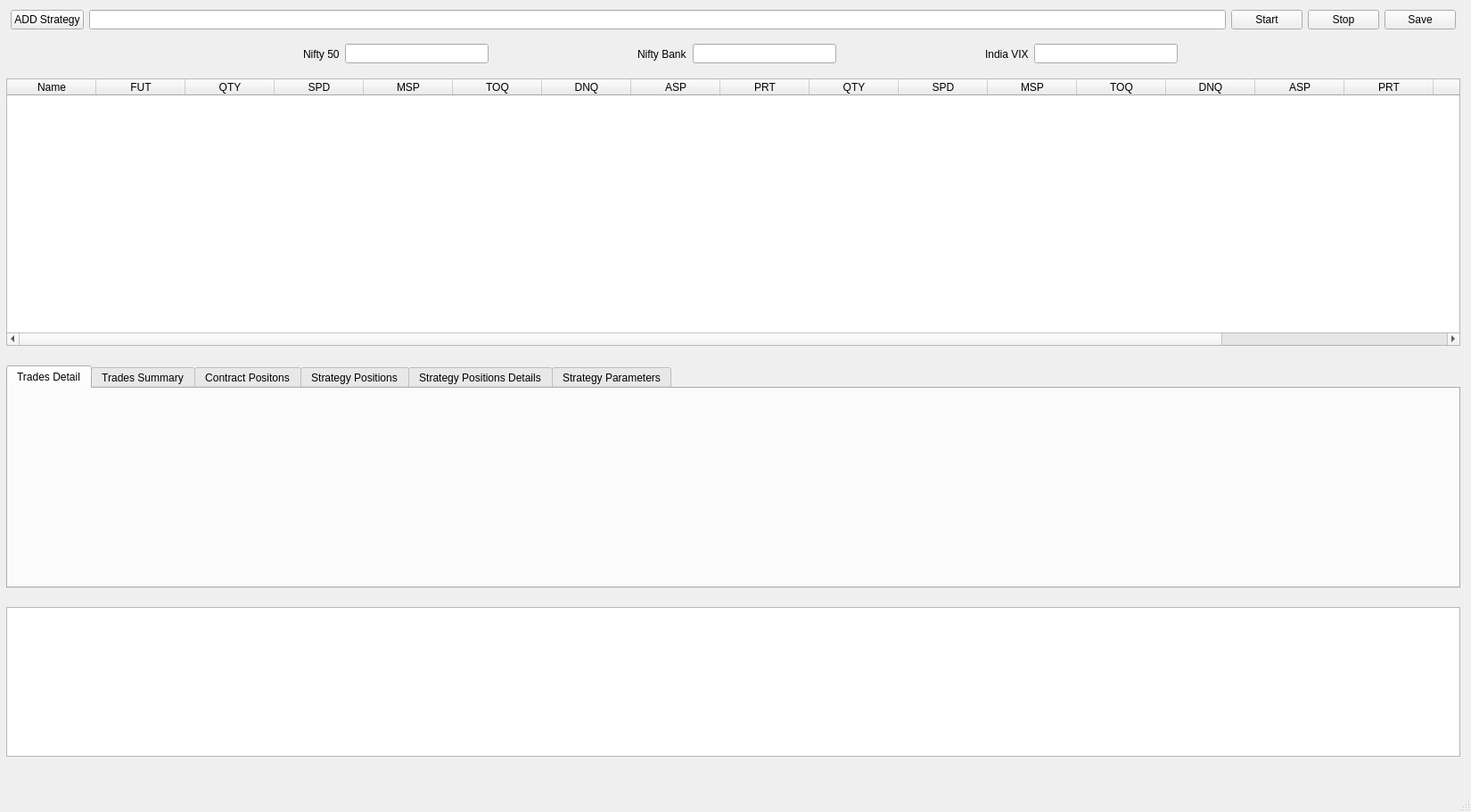
<?xml version="1.0" encoding="UTF-8"?>
<ui version="4.0">
 <class>MainWindow</class>
 <widget class="QMainWindow" name="MainWindow">
  <property name="geometry">
   <rect>
    <x>0</x>
    <y>0</y>
    <width>1650</width>
    <height>911</height>
   </rect>
  </property>
  <property name="windowTitle">
   <string>MainWindow</string>
  </property>
  <widget class="QWidget" name="centralwidget">
   <widget class="QWidget" name="layoutWidget">
    <property name="geometry">
     <rect>
      <x>12</x>
      <y>2</y>
      <width>1621</width>
      <height>41</height>
     </rect>
    </property>
    <layout class="QHBoxLayout" name="horizontalLayout">
     <item>
      <widget class="QPushButton" name="addStrategyBtn">
       <property name="text">
        <string>ADD Strategy</string>
       </property>
      </widget>
     </item>
     <item>
      <widget class="QLineEdit" name="lineEdit"/>
     </item>
     <item>
      <widget class="QPushButton" name="startBtn">
       <property name="text">
        <string>Start</string>
       </property>
      </widget>
     </item>
     <item>
      <widget class="QPushButton" name="stopBtn">
       <property name="text">
        <string>Stop</string>
       </property>
      </widget>
     </item>
     <item>
      <widget class="QPushButton" name="saveBtn">
       <property name="text">
        <string>Save</string>
       </property>
      </widget>
     </item>
    </layout>
   </widget>
   <widget class="QWidget" name="layoutWidget">
    <property name="geometry">
     <rect>
      <x>340</x>
      <y>40</y>
      <width>981</width>
      <height>41</height>
     </rect>
    </property>
    <layout class="QHBoxLayout" name="horizontalLayout_2">
     <item>
      <widget class="QLabel" name="label_nifty50">
       <property name="text">
        <string>Nifty 50</string>
       </property>
      </widget>
     </item>
     <item>
      <widget class="QLineEdit" name="nifty50ValueLedt"/>
     </item>
     <item>
      <spacer name="horizontalSpacer">
       <property name="orientation">
        <enum>Qt::Horizontal</enum>
       </property>
       <property name="sizeHint" stdset="0">
        <size>
         <width>40</width>
         <height>20</height>
        </size>
       </property>
      </spacer>
     </item>
     <item>
      <widget class="QLabel" name="label_niftybank">
       <property name="text">
        <string>Nifty Bank</string>
       </property>
      </widget>
     </item>
     <item>
      <widget class="QLineEdit" name="niftybankValueLedt"/>
     </item>
     <item>
      <spacer name="horizontalSpacer_2">
       <property name="orientation">
        <enum>Qt::Horizontal</enum>
       </property>
       <property name="sizeHint" stdset="0">
        <size>
         <width>40</width>
         <height>20</height>
        </size>
       </property>
      </spacer>
     </item>
     <item>
      <widget class="QLabel" name="label_indiavix">
       <property name="text">
        <string>India VIX</string>
       </property>
      </widget>
     </item>
     <item>
      <widget class="QLineEdit" name="indiavixValueLedt"/>
     </item>
    </layout>
   </widget>
   <widget class="QWidget" name="layoutWidget">
    <property name="geometry">
     <rect>
      <x>7</x>
      <y>88</y>
      <width>1631</width>
      <height>761</height>
     </rect>
    </property>
    <layout class="QVBoxLayout" name="verticalLayout">
     <item>
      <widget class="QTableWidget" name="tableWidget">
       <property name="sizePolicy">
        <sizepolicy hsizetype="Expanding" vsizetype="Preferred">
         <horstretch>0</horstretch>
         <verstretch>0</verstretch>
        </sizepolicy>
       </property>
       <property name="minimumSize">
        <size>
         <width>0</width>
         <height>300</height>
        </size>
       </property>
       <column>
        <property name="text">
         <string>Name</string>
        </property>
       </column>
       <column>
        <property name="text">
         <string>FUT</string>
        </property>
       </column>
       <column>
        <property name="text">
         <string>QTY</string>
        </property>
       </column>
       <column>
        <property name="text">
         <string>SPD</string>
        </property>
       </column>
       <column>
        <property name="text">
         <string>MSP</string>
        </property>
       </column>
       <column>
        <property name="text">
         <string>TOQ</string>
        </property>
       </column>
       <column>
        <property name="text">
         <string>DNQ</string>
        </property>
       </column>
       <column>
        <property name="text">
         <string>ASP</string>
        </property>
       </column>
       <column>
        <property name="text">
         <string>PRT</string>
        </property>
       </column>
       <column>
        <property name="text">
         <string>QTY</string>
        </property>
       </column>
       <column>
        <property name="text">
         <string>SPD</string>
        </property>
       </column>
       <column>
        <property name="text">
         <string>MSP</string>
        </property>
       </column>
       <column>
        <property name="text">
         <string>TOQ</string>
        </property>
       </column>
       <column>
        <property name="text">
         <string>DNQ</string>
        </property>
       </column>
       <column>
        <property name="text">
         <string>ASP</string>
        </property>
       </column>
       <column>
        <property name="text">
         <string>PRT</string>
        </property>
       </column>
       <column>
        <property name="text">
         <string>BRK</string>
        </property>
       </column>
       <column>
        <property name="text">
         <string>NQT</string>
        </property>
       </column>
       <column>
        <property name="text">
         <string>ACT</string>
        </property>
       </column>
      </widget>
     </item>
     <item>
      <spacer name="verticalSpacer_2">
       <property name="orientation">
        <enum>Qt::Vertical</enum>
       </property>
       <property name="sizeHint" stdset="0">
        <size>
         <width>20</width>
         <height>40</height>
        </size>
       </property>
      </spacer>
     </item>
     <item>
      <widget class="QTabWidget" name="tabWidget">
       <property name="minimumSize">
        <size>
         <width>0</width>
         <height>250</height>
        </size>
       </property>
       <property name="currentIndex">
        <number>0</number>
       </property>
       <widget class="QWidget" name="tradeDetail">
        <attribute name="title">
         <string>Trades Detail</string>
        </attribute>
       </widget>
       <widget class="QWidget" name="tradeSummary">
        <attribute name="title">
         <string>Trades Summary</string>
        </attribute>
       </widget>
       <widget class="QWidget" name="contractPositions">
        <attribute name="title">
         <string>Contract Positons</string>
        </attribute>
       </widget>
       <widget class="QWidget" name="strategyPositions">
        <attribute name="title">
         <string>Strategy Positions</string>
        </attribute>
       </widget>
       <widget class="QWidget" name="strategyPositionspDetails">
        <attribute name="title">
         <string>Strategy Positions Details</string>
        </attribute>
       </widget>
       <widget class="QWidget" name="strategyParameters">
        <attribute name="title">
         <string>Strategy Parameters</string>
        </attribute>
       </widget>
      </widget>
     </item>
     <item>
      <spacer name="verticalSpacer">
       <property name="orientation">
        <enum>Qt::Vertical</enum>
       </property>
       <property name="sizeHint" stdset="0">
        <size>
         <width>20</width>
         <height>40</height>
        </size>
       </property>
      </spacer>
     </item>
     <item>
      <widget class="QTextEdit" name="textEdit">
       <property name="sizePolicy">
        <sizepolicy hsizetype="Preferred" vsizetype="Preferred">
         <horstretch>0</horstretch>
         <verstretch>0</verstretch>
        </sizepolicy>
       </property>
       <property name="minimumSize">
        <size>
         <width>0</width>
         <height>50</height>
        </size>
       </property>
      </widget>
     </item>
    </layout>
   </widget>
  </widget>
  <widget class="QMenuBar" name="menubar">
   <property name="geometry">
    <rect>
     <x>0</x>
     <y>0</y>
     <width>1650</width>
     <height>22</height>
    </rect>
   </property>
  </widget>
  <widget class="QStatusBar" name="statusbar"/>
 </widget>
 <resources/>
 <connections/>
</ui>
